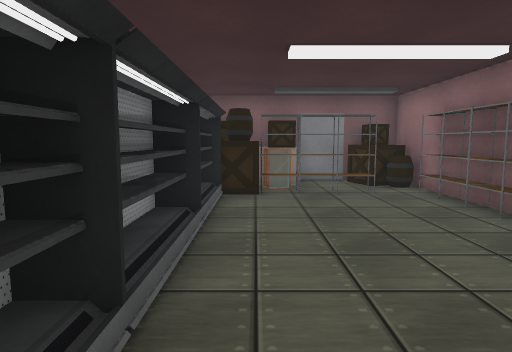
view 1 (above)

19 first-person views from a walk through a scene from a Unity 3-D project. The camera is 1.4 m above the floor, tilts 6° down and sees 75° across. The floor is counted in squares, 1 m on a side. Each view is taken from the middle of a square. On the plan, view 1 faces up. The plan holds only what a view shows up to about 15 squares ahead; the rest is blank. The place goes on beyond the plan. The player is left out. Some surface patterns are stand-ins.

view 2
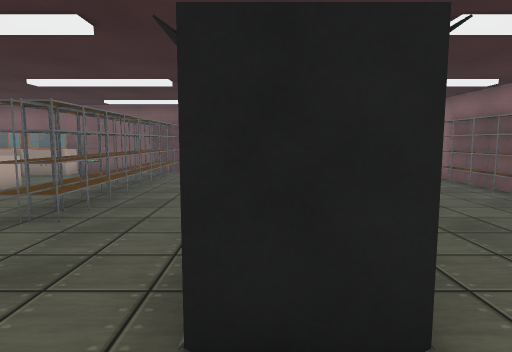

view 3
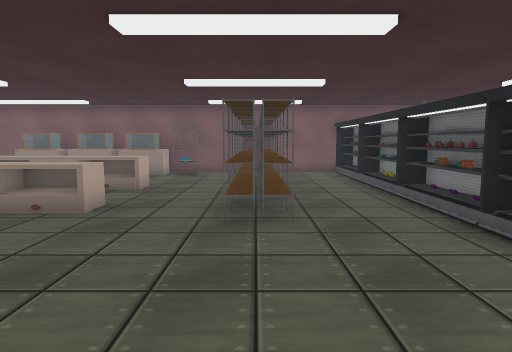

view 4
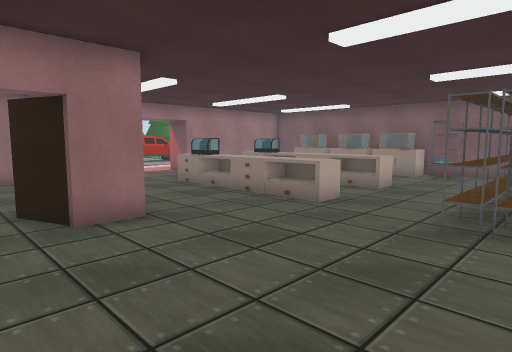

view 5
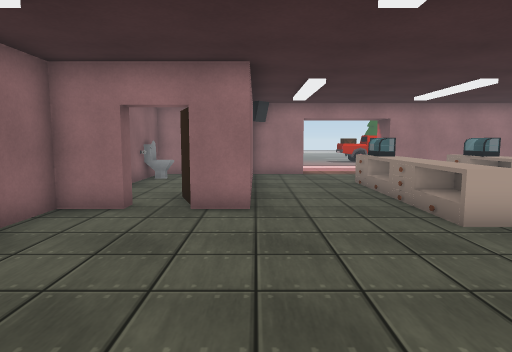

view 6
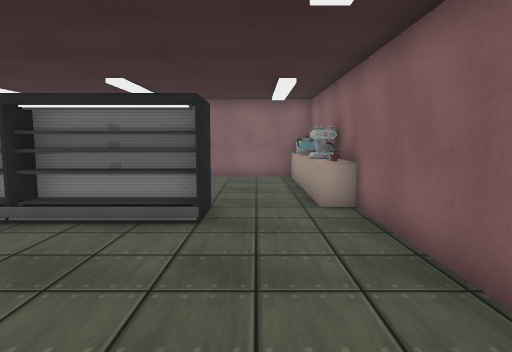

view 7
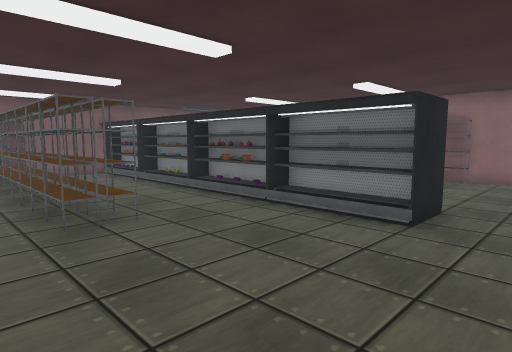

view 8
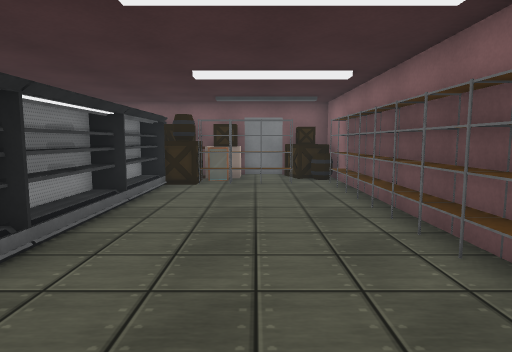

view 9
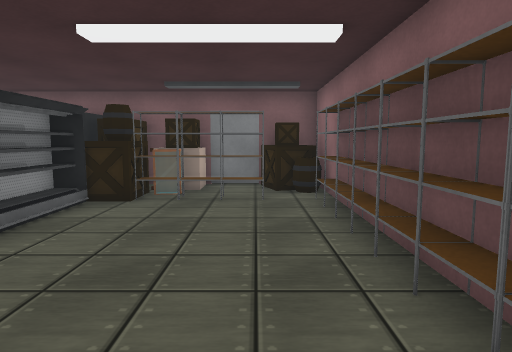

view 10
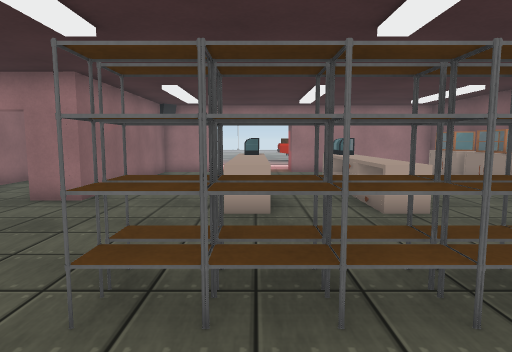

view 11
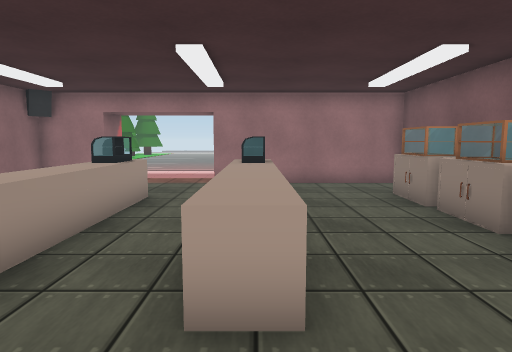

view 12
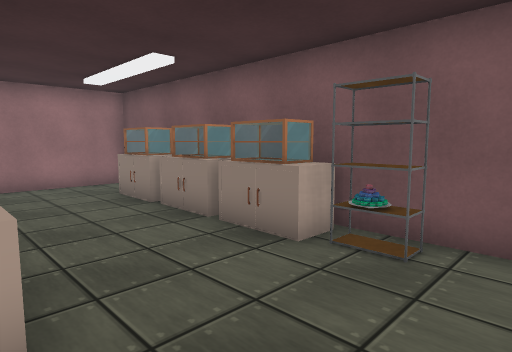

view 13
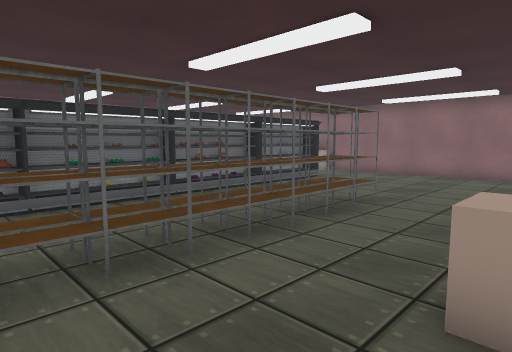

view 14
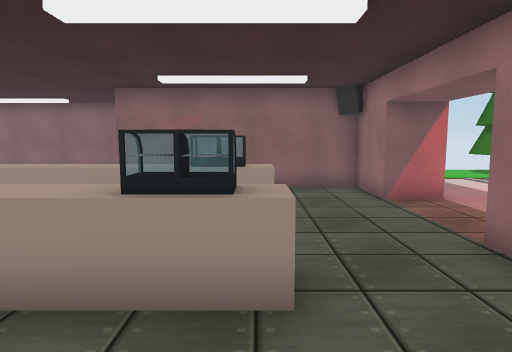

view 15
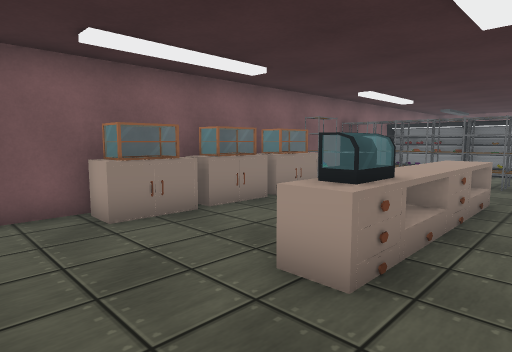

view 16
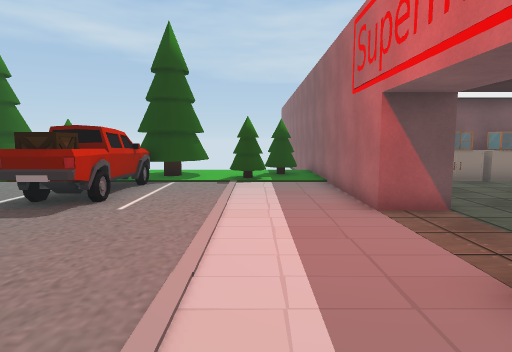

view 17
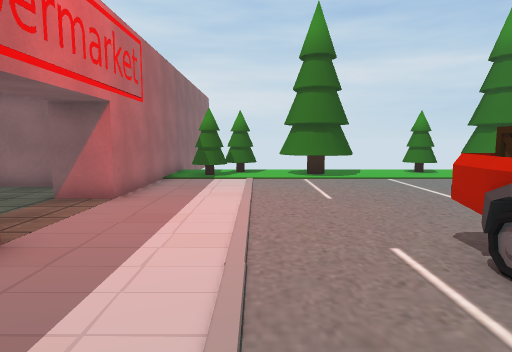

view 18
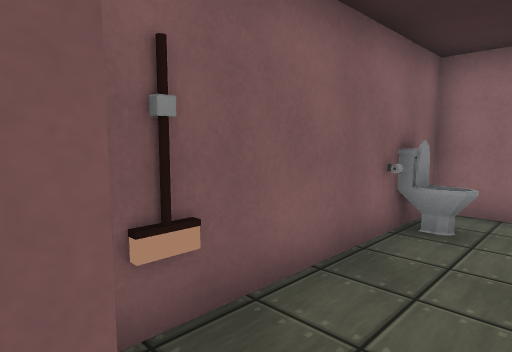

view 19
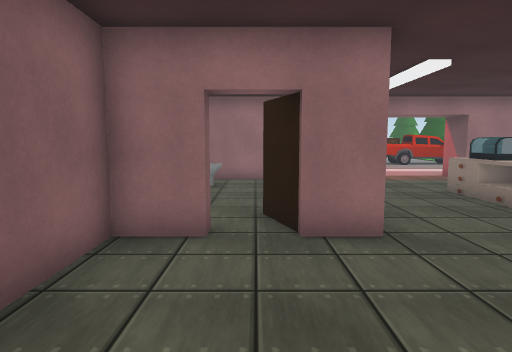

### Floor plan
Key: @ floor where view 1 was taken; # wall or solid block; . floor; C crate; B barrel; U cupboard; S shelf; F fridge; T thing the floor can be seen under or through; I toilet; P pine tree; A car; O other object.
Columns run from 27 left of view 1 to 5 right of it. Each row starts with its distance up from view 1.
 14     ....#
 13   P ..P.#
 12  PPP.PP.#########################
 11  PPPPP..##.UUUUUUUO..O...OCCC.CC#
 10  A......##........S..OS..OCBU..B#
  9  A......##...........SS..OBSSSS.S
  8  A......##...........SS..OO.....S
  7 CC......##..FFUUUUU..SS.OOO.....S
  6 C ......##...........SS.OOO.....S
  5 .....................SS..OO.....S
  4 ............FFUUUUU..SS..OO.....S
  3 ............U..U.....SS..OO.....S
  2 ........##...............OO.....S
  1 ........##...............OO.....S
  0 ........##### ###........OO@....S
 -1 ........##..    #........OO.....#
 -2 .PP.....##.... T................#
 -3 PPPP.PP.##II... #..........O..O.#
 -4 PPPPPPP.##IO##############OUO#UO#
 -5     PP..#

Positions as (right, up) in squares from view 1, and headings:
1: (0, 0), facing up
2: (-2, -3), facing up
3: (-6, -3), facing up
4: (-5, -3), facing up-left
5: (-4, 0), facing left
6: (-8, -2), facing right
7: (-8, -3), facing up-right
8: (2, -2), facing up
9: (3, 1), facing up
10: (-3, 4), facing left
11: (-7, 7), facing left
12: (-7, 7), facing up-left
13: (-10, 10), facing down-right
14: (-15, 10), facing down
15: (-18, 5), facing up-right
16: (-22, -1), facing up
17: (-23, 10), facing down
18: (-11, -2), facing down-left
19: (-6, -2), facing left
